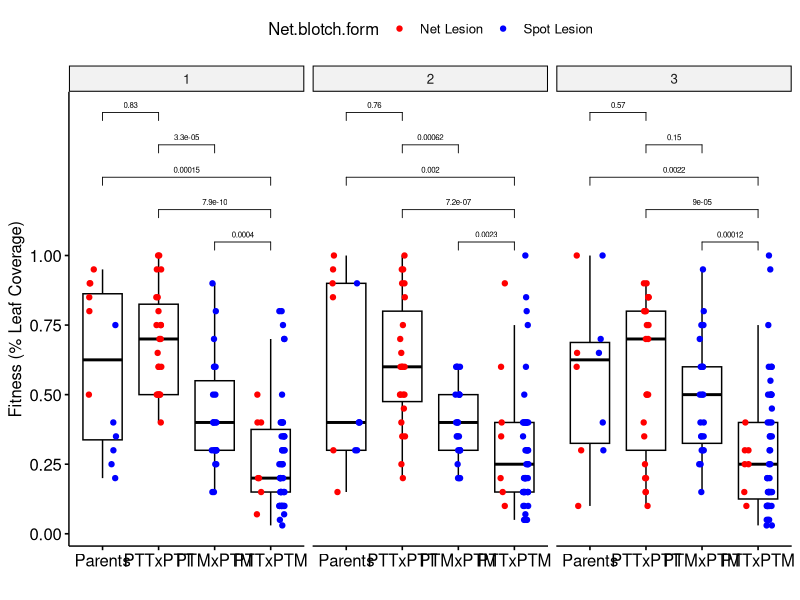
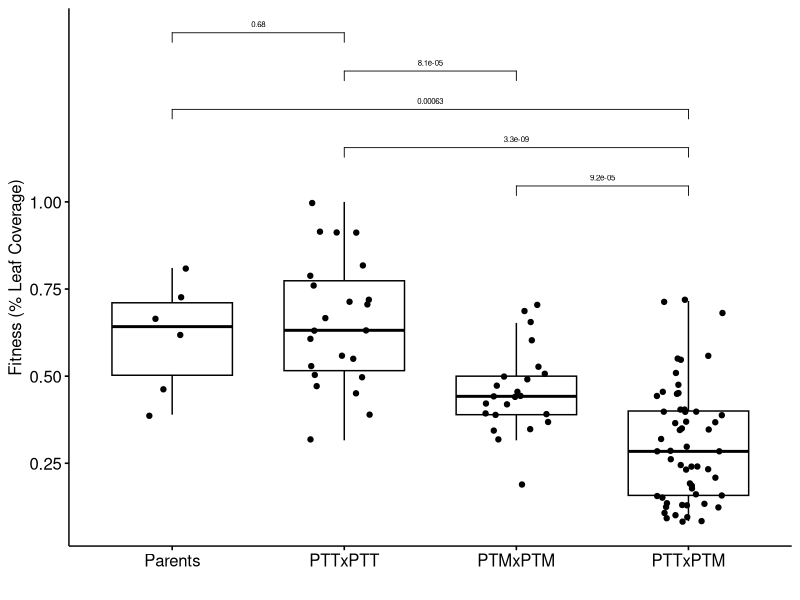

Reproduce these figures in R, in order.
library(ggpubr)
library(tidyverse)
library(grid)
library(car)

####read in phenotype data
phenotypes<-read.csv("PterespopsonKombar.csv", header = TRUE)
####label column showing mean percent leaf coverage for all three reps
colnames(phenotypes)[8]<-"mean.percent.leaf.coverage"
####label the Net and Spot lesions
phenotypes$Net.blotch.form[phenotypes$Net.blotch.form=='N']<-'Net Lesion'
phenotypes$Net.blotch.form[phenotypes$Net.blotch.form=='S']<-'Spot Lesion'
####reorder factors of lesion type and cross type
phenotypes$Net.blotch.form <- factor(phenotypes$Net.blotch.form,
                                levels = c('Net Lesion','Spot Lesion'),ordered = TRUE)
phenotypes$Cross.Type <- factor(phenotypes$Cross.Type,
                                levels = c('Parents','Intra','Inter'),ordered = TRUE)
phenotypes$CrossSubspecies <- factor(phenotypes$CrossSubspecies,
                                levels = c('Parents','PTTxPTT','PTMxPTM','PTTxPTM'),ordered = TRUE)
####set highest percent leaf coverage as fitness=1 for all reps
phenotypes$percent.leaf.coverage<-
  phenotypes$percent.leaf.coverage/max(na.omit(phenotypes$percent.leaf.coverage))
####set highest percent leaf coverage as fitness=1 for average of all reps
phenotypes$mean.percent.leaf.coverage<-phenotypes$mean.percent.leaf.coverage/max(na.omit(phenotypes$mean.percent.leaf.coverage))


my_comparisons <- list(c("PTMxPTM","PTTxPTM"), 
                       c("PTTxPTT","PTTxPTM"), 
                       c("Parents","PTTxPTM"), 
                       c("PTTxPTT","PTMxPTM"), 
                       c("Parents","PTTxPTT"))

a<-ggboxplot(phenotypes, x = "CrossSubspecies", y = "percent.leaf.coverage", 
             palette =c("red","blue"),
             add = "jitter",add.params = list(color = "Net.blotch.form"))+ 
  facet_wrap(~Rep)+
  stat_compare_means(comparisons = my_comparisons, size=2, 
                     method.args = list(alternative = "greater"))+ # Add pairwise comparisons p-value
  xlab("")+ylab("Fitness (% Leaf Coverage)")+
  scale_y_continuous(breaks=c(0,0.25,0.5,0.75,1)) 




pdf("~/Dropbox/PteresGeneticIncompatibilitiesManuscript/SharedData/Phenotype_percentleaf_allrep.pdf")
plot(a)
graphics.off()

##### Test of homogeneity of variances #######
leveneTest(percent.leaf.coverage ~ as.factor(Rep), data = phenotypes)
#Df F value Pr(>F)
#group   3  2.0016 0.1127
#541   
fligner.test(percent.leaf.coverage ~ as.factor(Rep), data = phenotypes)
#data:  percent.leaf.coverage by as.factor(Rep)
#Fligner-Killeen:med chi-squared = 6.6358, df = 3, p-value = 0.08446


####Medians-percent.leaf.coverage
###Parents-Net
median(phenotypes$percent.leaf.coverage[phenotypes$Net.blotch.form=='Net Lesion' &
             phenotypes$Cross.Type=='Parents']) #0.9

###Intraspecies-Net
median(na.omit(phenotypes$mean.percent.leaf.coverage[phenotypes$Net.blotch.form=='Net Lesion' &
                                                       phenotypes$Cross.Type=='Intra'])) #0.6315789

###Interspecies-Net
median(na.omit(phenotypes$mean.percent.leaf.coverage[phenotypes$Net.blotch.form=='Net Lesion' &
                                                       phenotypes$Cross.Type=='Inter'])) #0.3473684

###Parents-Spot
median(na.omit(phenotypes$mean.percent.leaf.coverage[phenotypes$Net.blotch.form=='Spot Lesion' &
                                                       phenotypes$Cross.Type=='Parents'])) #0.5263158

###Intraspecies-Spot
median(na.omit(phenotypes$mean.percent.leaf.coverage[phenotypes$Net.blotch.form=='Spot Lesion' &
                                                       phenotypes$Cross.Type=='Intra'])) #0.4421053

###Interspecies-Spot
median(na.omit(phenotypes$mean.percent.leaf.coverage[phenotypes$Net.blotch.form=='Spot Lesion' &
                                                       phenotypes$Cross.Type=='Inter'])) #0.2526316

###Interspecies-Net and Spot
median(na.omit(phenotypes$mean.percent.leaf.coverage[phenotypes$Cross.Type=='Inter'])) #0.2631579


###################################################################
##################### Control for Lesion Type #####################
###################################################################

####Pooled data (all reps)

a<-ggboxplot(phenotypes, x = "CrossSubspecies", y = "mean.percent.leaf.coverage", add = "jitter")+ 
  stat_compare_means(comparisons = my_comparisons, size=2, 
                     method.args = list(alternative = "greater"))+ # Add pairwise comparisons p-value
  xlab("")+ylab("Fitness (% Leaf Coverage)")+
  theme(legend.position="None", strip.text.x = element_text(color = "white"))+
  scale_y_continuous(breaks=c(0,0.25,0.5,0.75,1)) 


pdf("~/Dropbox/PteresGeneticIncompatibilitiesManuscript/Figure2_Phenotype_percentleaf_pooled")
plot(a)
graphics.off()



